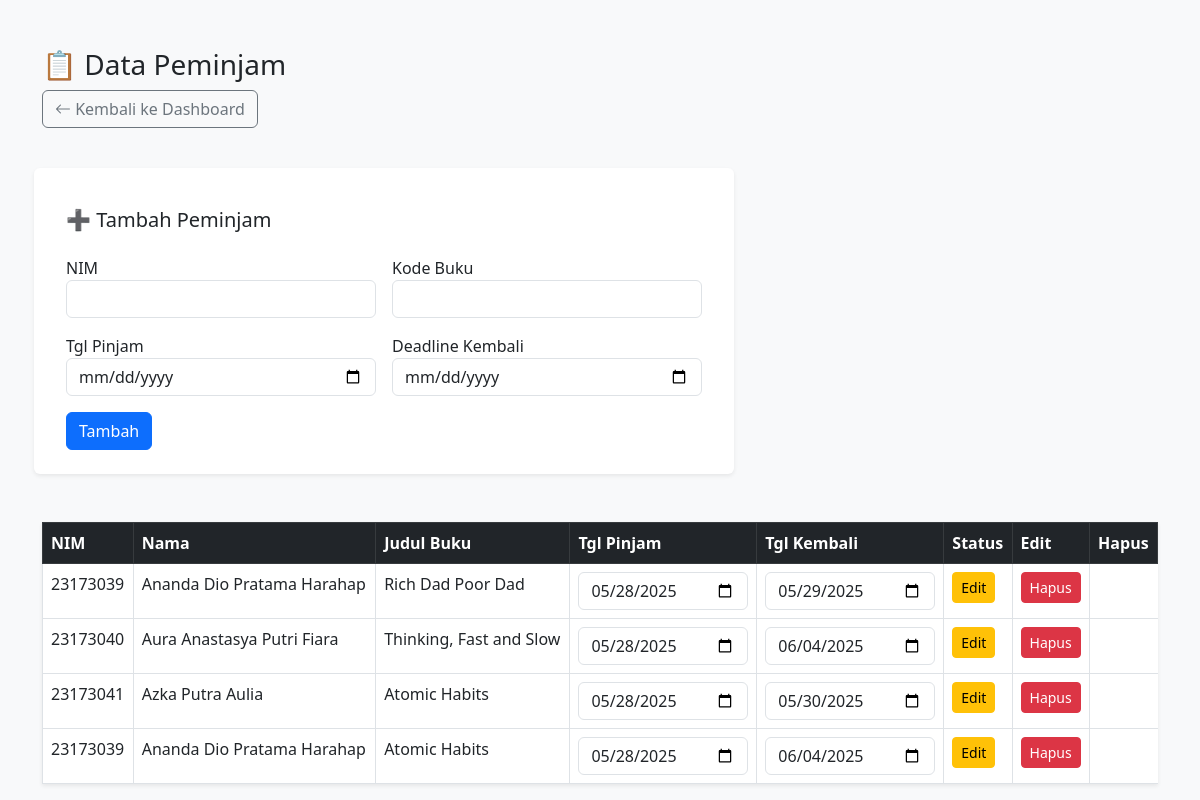
The page /perpustakaandio/staf/peminjam.php (signed in) on the database its author committed.
### tables this page shows
CREATE TABLE `peminjam` (
  `Id_Peminjam` int(11) NOT NULL,
  `NIM` varchar(10) DEFAULT NULL,
  `Kode_Buku` varchar(10) DEFAULT NULL,
  `Tgl_Peminjaman` date DEFAULT NULL,
  `Tgl_Pengembalian` date DEFAULT NULL,
  `Tgl_Pengembalian_Real` date DEFAULT NULL,
  `Denda` int(11) DEFAULT 0
);

CREATE TABLE `data_buku` (
  `Kode_Buku` varchar(10) NOT NULL,
  `Judul_Buku` varchar(100) DEFAULT NULL,
  `Pengarang` varchar(100) DEFAULT NULL,
  `Penerbit` varchar(100) DEFAULT NULL,
  `Tahun_Terbit` year(4) DEFAULT NULL,
  `Stok` int(11) DEFAULT 0,
  `Gambar` text DEFAULT NULL
);

### perpustakaandio/staf/peminjam.php (the view, shortened to what this page needs)
<?php
include "../koneksi.php";
$data = $conn->query("
    SELECT p.*, l.Nickname, b.Judul_Buku
    FROM peminjam p
    JOIN login l ON l.NIM = p.NIM
    JOIN data_buku b ON b.Kode_Buku = p.Kode_Buku
    ORDER BY p.Tgl_Peminjaman DESC
");
?>
<!DOCTYPE html>
<html lang="id">
<head>
    <link href="https://cdn.jsdelivr.net/npm/bootstrap@5.3.0/dist/css/bootstrap.min.css" rel="stylesheet">
    <link rel="stylesheet" href="https://cdn.jsdelivr.net/npm/bootstrap-icons/font/bootstrap-icons.css">
</head>
<body class="bg-light">
<div class="container mt-5">
    <h3>📋 Data Peminjam</h3>
    <a href="index.php" class="btn btn-outline-secondary mb-3">
        <i class="bi bi-arrow-left"></i> Kembali ke Dashboard
    </a>
    <form method="post" class="row g-3 mt-4 mb-5 bg-white p-4 shadow-sm rounded" style="max-width: 700px;">
        <h5>➕ Tambah Peminjam</h5>
        <div class="col-md-6">
            <label>NIM</label>
            <input type="text" name="nim" class="form-control" required>
        </div>
        <div class="col-md-6">
            <label>Kode Buku</label>
            <input type="text" name="kode_buku" class="form-control" required>
        </div>
        <div class="col-md-6">
            <label>Tgl Pinjam</label>
            <input type="date" name="tgl_pinjam" class="form-control" required>
        </div>
        <div class="col-md-6">
            <label>Deadline Kembali</label>
            <input type="date" name="tgl_kembali" class="form-control" required>
        </div>
        <div class="col-12">
            <button type="submit" name="tambah" class="btn btn-primary">Tambah</button>
        </div>
    </form>
    <table class="table table-bordered bg-white shadow-sm">
        <thead class="table-dark">
            <tr>
                <th>NIM</th>
                <th>Nama</th>
                <th>Judul Buku</th>
                <th>Tgl Pinjam</th>
                <th>Tgl Kembali</th>
                <th>Status</th>
                <th>Edit</th>
                <th>Hapus</th>
            </tr>
        </thead>
        <tbody>
        <?php while ($row = $data->fetch_assoc()): ?>
            <tr>
                <form method="post">
                    <td><?= $row['NIM'] ?></td>
                    <td><?= $row['Nickname'] ?></td>
                    <td><?= $row['Judul_Buku'] ?></td>
                    <td><input type="date" name="tgl_pinjam" value="<?= $row['Tgl_Peminjaman'] ?>" class="form-control" required></td>
                    <td><input type="date" name="tgl_kembali" value="<?= $row['Tgl_Pengembalian'] ?>" class="form-control" required></td>
                    <td><button name="edit" class="btn btn-warning btn-sm">Edit</button></td>
                    <td><a href="?hapus=<?= $row['Id_Peminjam'] ?>" onclick="return confirm('Hapus data ini?')" class="btn btn-danger btn-sm">Hapus</a></td>
                </form>
            </tr>
        <?php endwhile ?>
        </tbody>
    </table>
</div>
</body>
</html>

### rows shown on the page
peminjam: NIM "23173039", login.Nickname "Ananda Dio Pratama Harahap", Kode_Buku.Judul_Buku "Rich Dad Poor Dad", tgl_pinjam "05/28/2025", tgl_kembali "05/29/2025"
peminjam: NIM "23173040", login.Nickname "Aura Anastasya Putri Fiara", Kode_Buku.Judul_Buku "Thinking, Fast and Slow", tgl_pinjam "05/28/2025", tgl_kembali "06/04/2025"
peminjam: NIM "23173041", login.Nickname "Azka Putra Aulia", Kode_Buku.Judul_Buku "Atomic Habits", tgl_pinjam "05/28/2025", tgl_kembali "05/30/2025"
peminjam: NIM "23173039", login.Nickname "Ananda Dio Pratama Harahap", Kode_Buku.Judul_Buku "Atomic Habits", tgl_pinjam "05/28/2025", tgl_kembali "06/04/2025"
